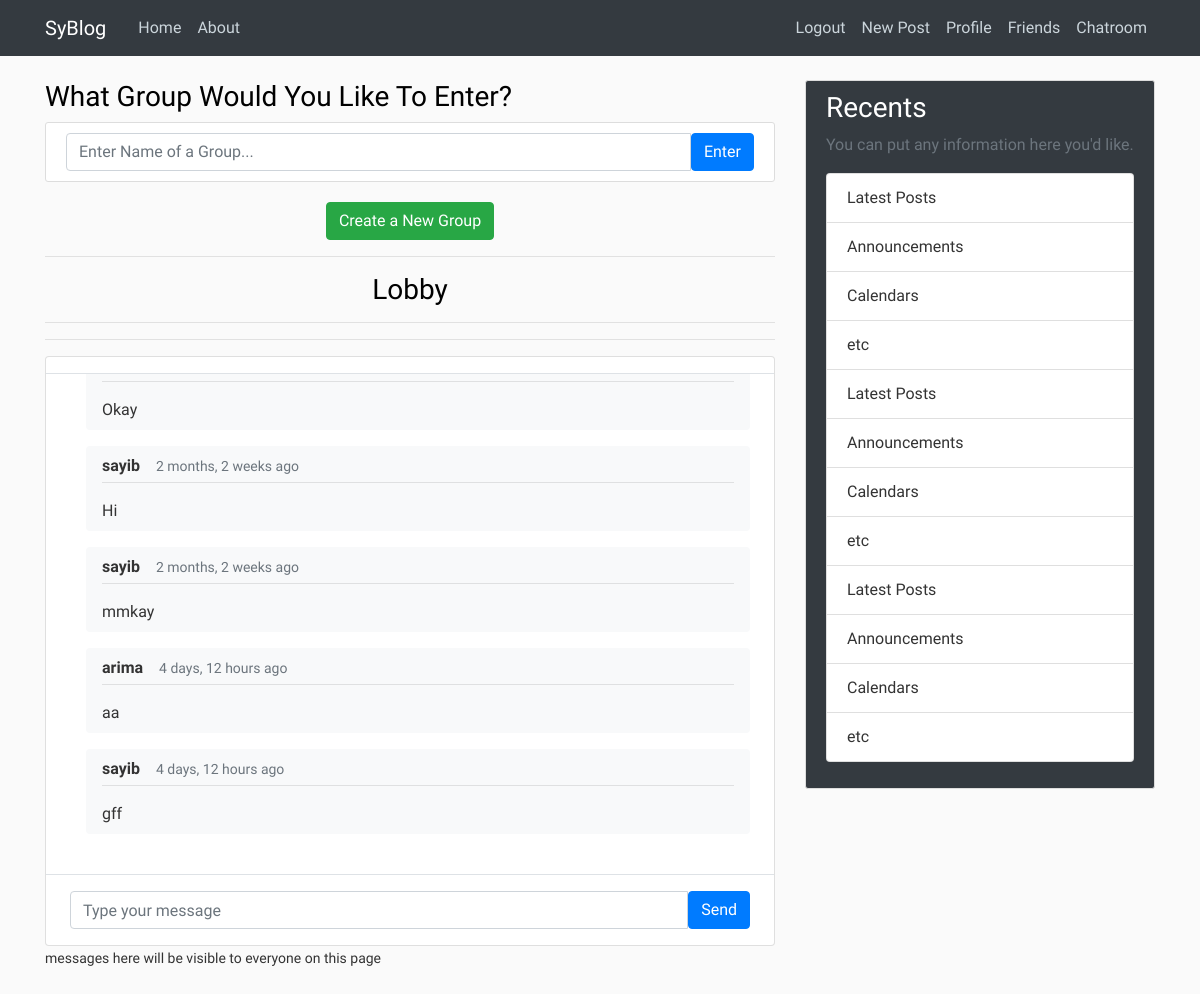
Page /chat/chat_home/ (signed in) on the committed database.
### chat/models.py (models this page shows)
class Message(models.Model):
    content = models.CharField(max_length=1000)
    author = models.ForeignKey(User, default=1, on_delete=models.CASCADE)
    timestamp = models.DateTimeField(auto_now=True)
    group = models.ForeignKey('Group', on_delete=models.CASCADE)
    def get_date(self):
        return humanize.naturaltime(self.timestamp)

### chat/views.py (the view)
# urls.py: path('chat_home/', views.chat_home, name='chat-home'),
@login_required
def chat_home(request):
    if(request.method == 'POST'):
        group_name = request.POST.get("group_name")
        if(group_name):
            group = Group.objects.filter(name=group_name).first()
            if(not group):
                alerts.success(request, f'No Group Of Name {group_name} exists')
                return redirect('chat-home')
        else:
            group = Group.objects.filter(name='lobby').first()
        return redirect(group)
    else:
        group = Group.objects.filter(name='lobby').first()
        messages = []
        if(group):
            messages = Message.objects.filter(group=group)
        else:
            group = Group(name = 'lobby').save()
        return render(request, 'chat/chat_home.html', {'chats': messages})

### friend/context_processors.py (called while the page is built)
def requests_to_base(requests):
    receivers = dict(Counter([req.receiver for req in FriendRequest.objects.all()]))
    return {'receivers': receivers}

### chat/templates/chat/chat_home.html (shortened to what this page needs)
{% extends 'blog/base.html' %}
{% block content %}
    <main class="content">
        <div class="container p-0">
            <h3>What Group Would You Like To Enter?</h3>
            <article class="media content-section">
            <form style="width: 100%;" action="" method='post' enctype="multipart/form-data">
                <div class="input-group">
                    <input name='group_name' id='enter-group' type="text" class="form-control" placeholder="Enter Name of a Group...">
                    <button type="submit" id='enter-sumbit' class="btn btn-primary">Enter</button>
                </div>
            </form>
            </article>
            <div style="text-align:center;">
                <a href="{% url 'create-group' %}" class="btn btn-success">Create a New Group</a>
            </div>
        </div>
    </main>
        <main class="content">
    <div class="container p-0">
        <span style="text-align: center;">
            <hr>
            <h1 class="h3 mb-3">Lobby</h1>
            <hr><hr>
        </span>
		<div class="card">
			<div class="row g-0">
				<div class="col-12 col-lg-7 col-xl-9">
					<div class="py-2 px-4 border-bottom d-none d-lg-block">
					</div>
					<div class="position-relative">
						<div id="msg-tab" class="chat-messages p-4">
                            {% for chat in chats %}
                                <div class="flex-shrink-1 bg-light rounded py-2 px-3 ml-3 mb-3">
									<div class="font-weight-bold mb-1">{{chat.author}}<small class="text-muted ml-3">{{ chat.get_date }}</small></div><hr style="margin-top: 0">
                                    {% autoescape off %}<span>{{ chat.content|safe }}<span>{% endautoescape %}
								</div>
                            {% endfor %}
						</div>
					</div>
					<div class="flex-grow-0 py-3 px-4 border-top">
						<div class="input-group">
							<input id="chat-message-input" type="text" class="form-control" placeholder="Type your message">
							<button id="chat-message-submit" class="btn btn-primary">Send</button>
						</div>
					</div>
				</div>
			</div>
		</div>
	</div>
    <small class="mb-3">messages here will be visible to everyone on this page</small>
    </main>
{% endblock content %}

### blog/templates/blog/base.html (shortened to what this page needs)
{% load static %}
<!DOCTYPE html>
<html lang="en">
<head>
    <link rel="stylesheet" href="https://cdnjs.cloudflare.com/ajax/libs/font-awesome/6.0.0-beta3/css/all.min.css" />
    <link rel="stylesheet" href="https://cdn.jsdelivr.net/npm/bootstrap@4.6.1/dist/css/bootstrap.min.css">
    <link rel="stylesheet" href="{% static 'blog/main.css' %}">
  </head>
<body>
    <header class="site-header">
      <nav class="navbar navbar-expand-md navbar-dark bg-dark fixed-top">
        <div class="container">
          <a class="navbar-brand mr-4" href="{% url 'blog-home' %}">SyBlog</a>
          <div class="collapse navbar-collapse" id="navbarToggle">
            <div class="navbar-nav mr-auto">
              <a class="nav-item nav-link" href="{% url 'blog-home' %}">Home</a>
              <a class="nav-item nav-link" href="{% url 'blog-about' %}">About</a>
            </div>
            <div class="navbar-nav">
              {% if user.is_authenticated %}
                <a class="nav-item nav-link" href="{% url 'logout' %}">Logout</a>
                <a class="nav-item nav-link" href="{% url 'post-create' %}">New Post</a>
                <a class="nav-item nav-link" href="{% url 'profile' %}">Profile</a>
                <a class="nav-item nav-link" href="{% url 'list-friends' %}">Friends</a>
                <a class="nav-item nav-link" href="{% url 'chat-home' %}">Chatroom</a>
              {% else %}
                <a class="nav-item nav-link" href="{% url 'login' %}">Login</a>
                <a class="nav-item nav-link" href="{% url 'register' %}">Register</a>
              {% endif %}
            </div>
          </div>
        </div>
      </nav>
    </header>
    <main role="main" class="container">
    <div class="row">
        <div class="col-md-8">
          {% block content %}{% endblock %}
        </div>
        <div class="col-md-4">
        <div class="sidebar content-section bg-dark">
            <h3>Recents</h3>
            <p class='text-muted'>You can put any information here you'd like.
            <ul class="list-group">
                <li class="list-group-item list-group-item">Latest Posts</li>
                <li class="list-group-item list-group-item">Announcements</li>
                <li class="list-group-item list-group-item">Calendars</li>
                <li class="list-group-item list-group-item">etc</li>
                <li class="list-group-item list-group-item">Latest Posts</li>
                <li class="list-group-item list-group-item">Announcements</li>
                <li class="list-group-item list-group-item">Calendars</li>
                <li class="list-group-item list-group-item">etc</li>
                <li class="list-group-item list-group-item">Latest Posts</li>
                <li class="list-group-item list-group-item">Announcements</li>
                <li class="list-group-item list-group-item">Calendars</li>
                <li class="list-group-item list-group-item">etc</li>
            </ul>
            </p>
        </div>
        </div>
    </div>
    </main>
</body>
</html>

### blog/static/blog/main.css (style rules this page uses)
body { background: #fafafa; color: #333333; margin-top: 5rem; font-family: 'Quicksand'; }
a { text-decoration: none; }
h1, h2, h3, h4, h5, h6 { color:black; }
.sidebar h3 { color:white; }
ul { margin: 0; }
.bg-dark { background-color: #5f788a; }
.site-header .navbar-nav .nav-link { color: #cbd5db; }
.content-section { background: #ffffff; padding: 10px 20px; border: 1px solid #dddddd; border-radius: 3px; margin-bottom: 20px; }
.chat-messages { display: flex; flex-direction: column; max-height: 500px; overflow-y: scroll }
.py-3 { padding-top: 1rem !important; padding-bottom: 1rem !important; }
.px-4 { padding-right: 1.5rem !important; padding-left: 1.5rem !important; }
.flex-grow-0 { flex-grow: 0 !important; }
.border-top { border-top: 1px solid #dee2e6 !important; }
.col-xl-9 { -ms-flex: 0 0 75%; flex: 100; max-width: 100%; }

### rows in the picture
Message: content "Okay"
Message: author "sayib", get_date "2 months, 2 weeks ago", content "Hi"
Message: author "sayib", get_date "2 months, 2 weeks ago", content "mmkay"
Message: author "arima", get_date "4 days, 12 hours ago", content "aa"
Message: author "sayib", get_date "4 days, 12 hours ago", content "gff"
